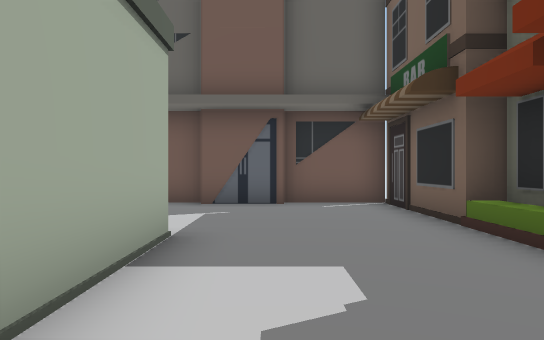
view 1 (above)

16 first-person views from a walk through a 3-D level made in the Unity game engine. The camera is 1.5 m above the floor, looks level and sees 70° across. The floor is counted in squares, 2 m on a side. Each view is taken from the middle of a square. On the plan, view 1 faces up. The plan holds only what a view shows up to about 12 squares ahead; the rest is blank. The place goes on beyond the plan. The player is left out. Some animated figures are not drawn.

view 2
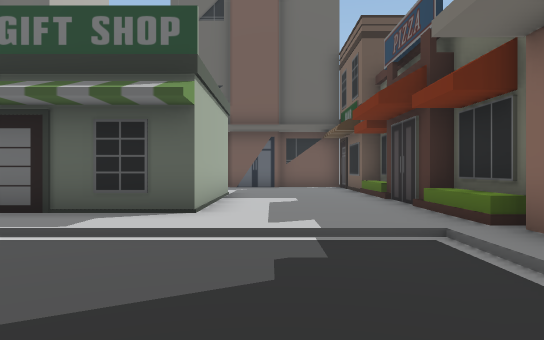

view 3
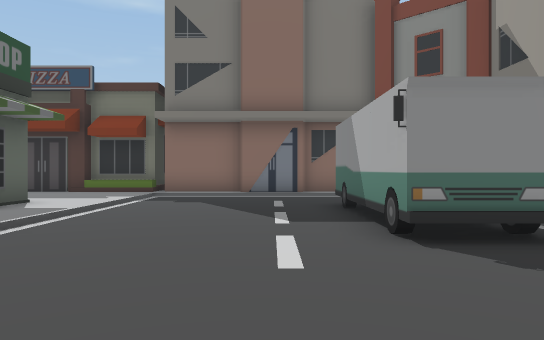

view 4
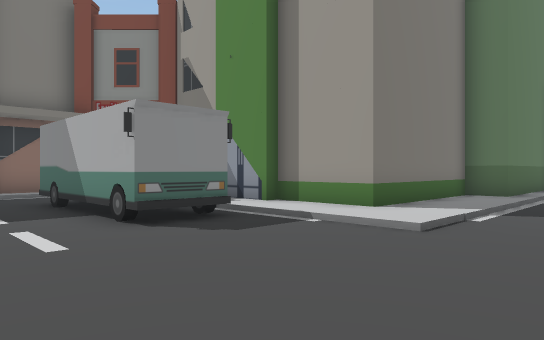

view 5
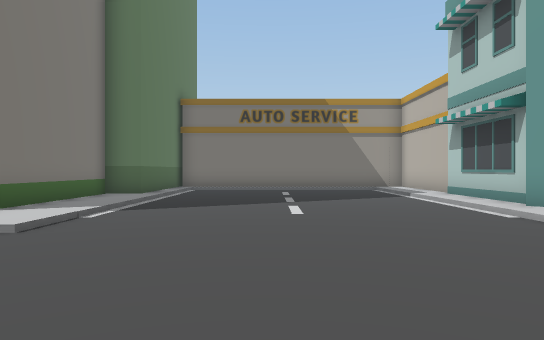

view 6
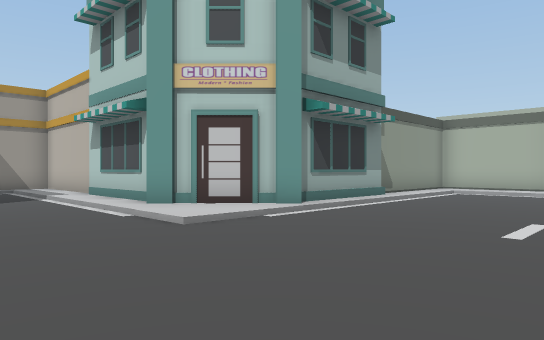

view 7
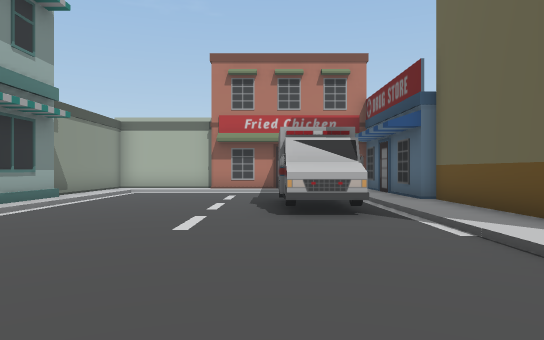

view 8
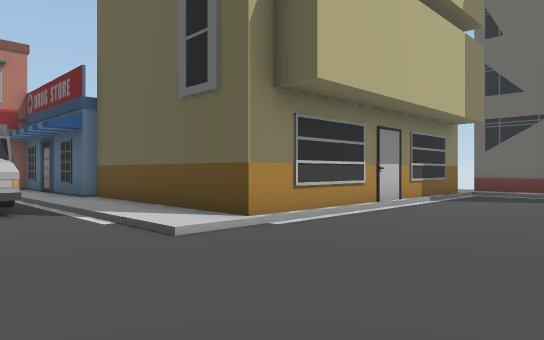

view 9
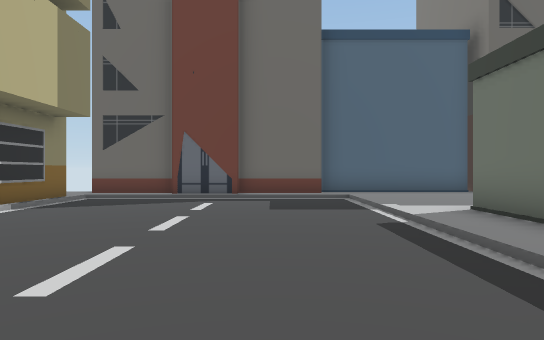

view 10
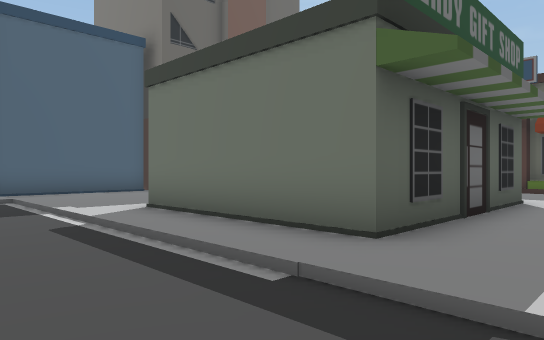

view 11
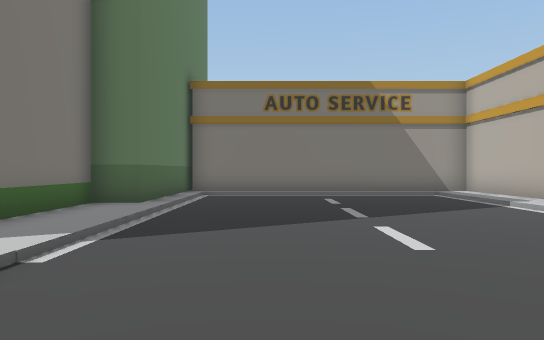

view 12
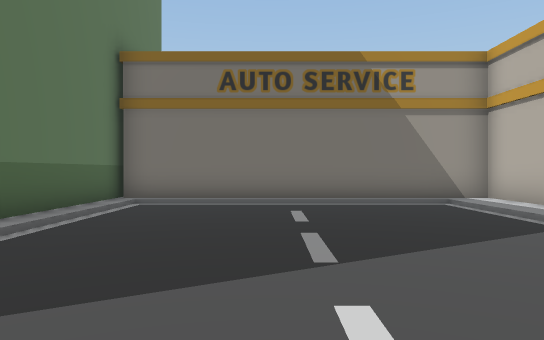

view 13
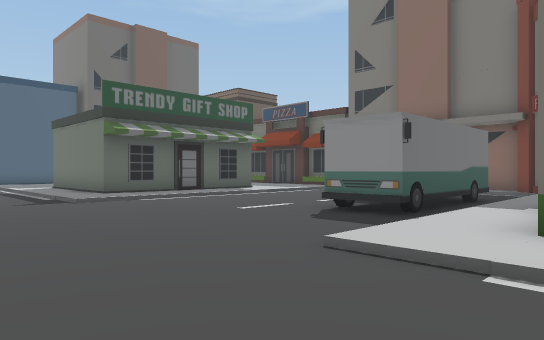

view 14
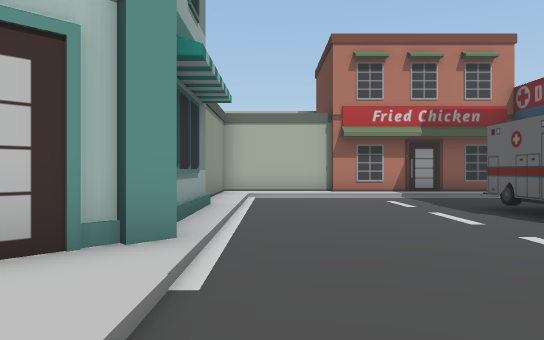

view 15
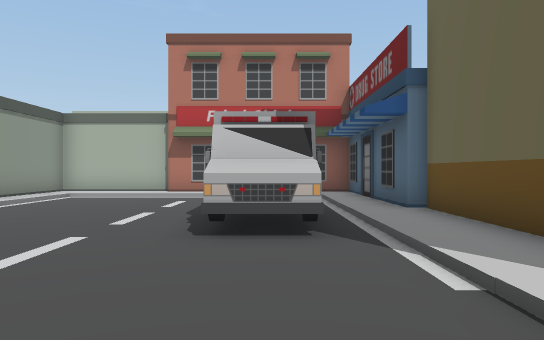

view 16
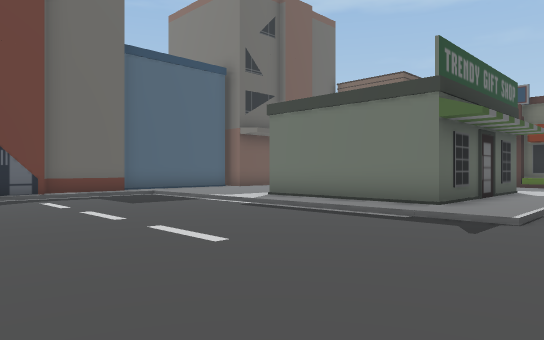

### Floor plan
Key: @ floor where view 1 was taken; # wall or solid block; . main floor; : floor 0.25 m higher than the main floor; / step, stairs or slope; B building; O other object.
Columns run from 26 left of view 1 to 3 right of it. Each row starts with its distance up from view 1.
 10                   BBBBB
  9            BBBBBBB::::BBBBBBB#
  8            /....../:::  :::::#
  7            B....../:::  :::::#
  6            B....../::   :::::#
  5            B....../::    ::::B
  4            B....../:#   #::::B
  3            B....../:#   #::::B
  2            B....../:#   #::::B
  1            B....../:#   #::::B
  0 ######BBBBBB....../:#####:@::B
 -1 #::::::::::/....../::::::::::B
 -2 #/........................../B
 -3 #/...OOO..................../B
 -4 #/........................../B
 -5 #/............  ............/B
 -6 #/........................../B
 -7 #/...................OOOOO../B
 -8 #/...................OOOOO../B
 -9 #::::///B::/....../:::::::: #
-10 #####BBBBB:/....../:::BB
-11          BB/....../:BB  BBB
-12           B/....../:B
-13           B/....../:B
-14           B/....../:B
-15           B/....../BB
-16           B/....../B
-17           B/....../B
-18           B/....../B
-19           BBBBBBBBBB
-20                    B
-21                    B

Where each view was taken, in squares from view 1:
view 1: 0 up, 0 right, facing up
view 2: 6 down, 0 right, facing up
view 3: 5 down, 9 left, facing right
view 4: 4 down, 10 left, facing down-right
view 5: 4 down, 11 left, facing down
view 6: 4 down, 12 left, facing down-left
view 7: 4 down, 12 left, facing left
view 8: 4 down, 11 left, facing up-left
view 9: 2 down, 10 left, facing up
view 10: 2 down, 10 left, facing up-right
view 11: 7 down, 10 left, facing down
view 12: 10 down, 11 left, facing down
view 13: 11 down, 11 left, facing up-right
view 14: 8 down, 14 left, facing left
view 15: 3 down, 14 left, facing left
view 16: 3 down, 14 left, facing up-right
